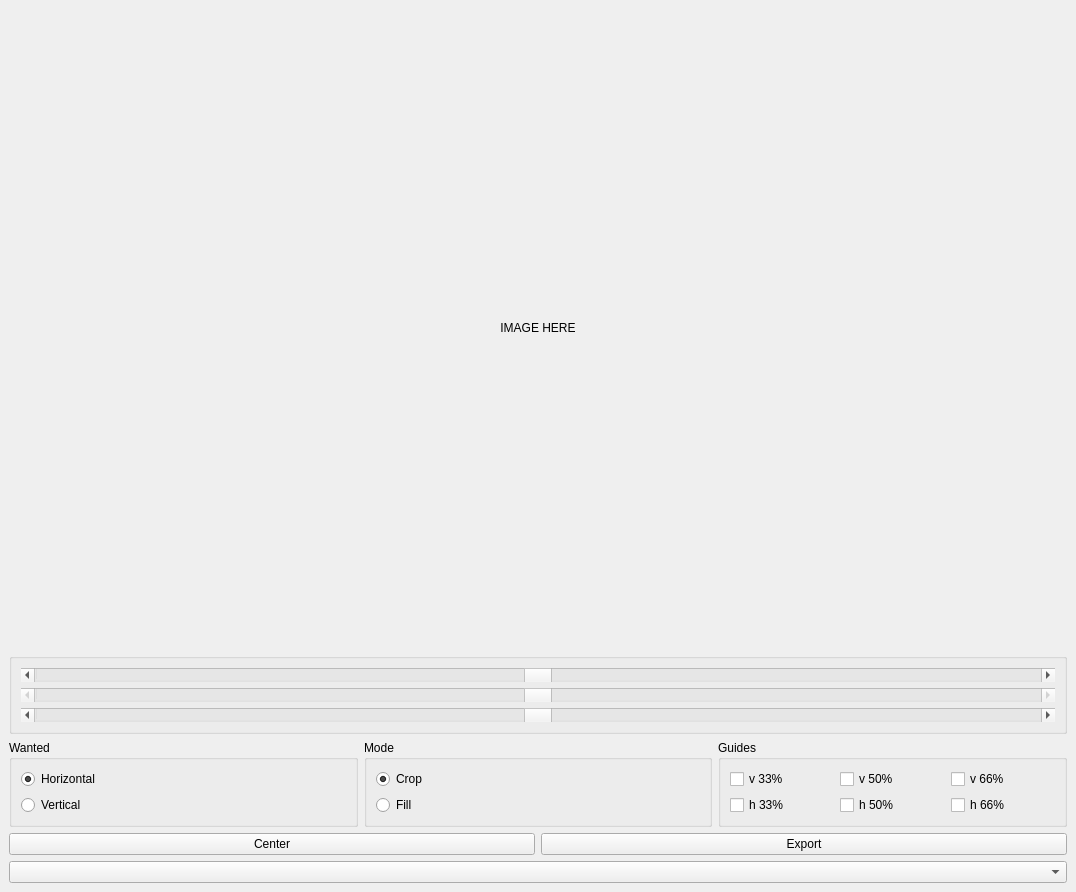
<?xml version="1.0" encoding="UTF-8"?>
<ui version="4.0">
 <class>MainWindow</class>
 <widget class="QMainWindow" name="MainWindow">
  <property name="geometry">
   <rect>
    <x>0</x>
    <y>0</y>
    <width>1076</width>
    <height>892</height>
   </rect>
  </property>
  <property name="minimumSize">
   <size>
    <width>1000</width>
    <height>0</height>
   </size>
  </property>
  <property name="windowTitle">
   <string>QuickBac</string>
  </property>
  <widget class="QWidget" name="centralwidget">
   <layout class="QVBoxLayout" name="verticalLayout">
    <item>
     <widget class="QLabel" name="image">
      <property name="sizePolicy">
       <sizepolicy hsizetype="Preferred" vsizetype="MinimumExpanding">
        <horstretch>0</horstretch>
        <verstretch>0</verstretch>
       </sizepolicy>
      </property>
      <property name="minimumSize">
       <size>
        <width>0</width>
        <height>360</height>
       </size>
      </property>
      <property name="acceptDrops">
       <bool>false</bool>
      </property>
      <property name="layoutDirection">
       <enum>Qt::LayoutDirection::LeftToRight</enum>
      </property>
      <property name="text">
       <string>IMAGE HERE</string>
      </property>
      <property name="scaledContents">
       <bool>false</bool>
      </property>
      <property name="alignment">
       <set>Qt::AlignmentFlag::AlignCenter</set>
      </property>
      <property name="textInteractionFlags">
       <set>Qt::TextInteractionFlag::NoTextInteraction</set>
      </property>
     </widget>
    </item>
    <item>
     <widget class="QGroupBox" name="group_offsets">
      <property name="title">
       <string/>
      </property>
      <layout class="QVBoxLayout" name="verticalLayout_4">
       <item>
        <widget class="QScrollBar" name="offset_primary">
         <property name="toolTip">
          <string>Primary Offset</string>
         </property>
         <property name="toolTipDuration">
          <number>-1</number>
         </property>
         <property name="statusTip">
          <string/>
         </property>
         <property name="whatsThis">
          <string/>
         </property>
         <property name="minimum">
          <number>0</number>
         </property>
         <property name="maximum">
          <number>1000</number>
         </property>
         <property name="value">
          <number>500</number>
         </property>
         <property name="orientation">
          <enum>Qt::Orientation::Horizontal</enum>
         </property>
         <property name="invertedAppearance">
          <bool>false</bool>
         </property>
        </widget>
       </item>
       <item>
        <widget class="QScrollBar" name="offset_secondary">
         <property name="enabled">
          <bool>false</bool>
         </property>
         <property name="toolTip">
          <string>Secondary Offset</string>
         </property>
         <property name="maximum">
          <number>1000</number>
         </property>
         <property name="value">
          <number>500</number>
         </property>
         <property name="orientation">
          <enum>Qt::Orientation::Horizontal</enum>
         </property>
        </widget>
       </item>
       <item>
        <widget class="QScrollBar" name="zoom">
         <property name="toolTip">
          <string>Zoom</string>
         </property>
         <property name="minimum">
          <number>1</number>
         </property>
         <property name="maximum">
          <number>1000</number>
         </property>
         <property name="value">
          <number>500</number>
         </property>
         <property name="orientation">
          <enum>Qt::Orientation::Horizontal</enum>
         </property>
        </widget>
       </item>
      </layout>
     </widget>
    </item>
    <item>
     <layout class="QHBoxLayout" name="group_controls">
      <property name="sizeConstraint">
       <enum>QLayout::SizeConstraint::SetMinimumSize</enum>
      </property>
      <item>
       <widget class="QGroupBox" name="group_wanted">
        <property name="title">
         <string>Wanted</string>
        </property>
        <layout class="QVBoxLayout" name="verticalLayout_2">
         <item>
          <widget class="QRadioButton" name="horizontal">
           <property name="text">
            <string>Horizontal</string>
           </property>
           <property name="checked">
            <bool>true</bool>
           </property>
          </widget>
         </item>
         <item>
          <widget class="QRadioButton" name="vertical">
           <property name="text">
            <string>Vertical</string>
           </property>
          </widget>
         </item>
        </layout>
       </widget>
      </item>
      <item>
       <widget class="QGroupBox" name="group_mode">
        <property name="title">
         <string>Mode</string>
        </property>
        <layout class="QVBoxLayout" name="verticalLayout_3">
         <item>
          <widget class="QRadioButton" name="crop">
           <property name="text">
            <string>Crop</string>
           </property>
           <property name="checked">
            <bool>true</bool>
           </property>
          </widget>
         </item>
         <item>
          <widget class="QRadioButton" name="fill">
           <property name="text">
            <string>Fill</string>
           </property>
          </widget>
         </item>
        </layout>
       </widget>
      </item>
      <item>
       <widget class="QGroupBox" name="group_guides">
        <property name="title">
         <string>Guides</string>
        </property>
        <layout class="QGridLayout" name="gridLayout">
         <item row="0" column="1">
          <widget class="QCheckBox" name="vertical_50_percent">
           <property name="text">
            <string>v 50%</string>
           </property>
          </widget>
         </item>
         <item row="0" column="0">
          <widget class="QCheckBox" name="vertical_33_percent">
           <property name="text">
            <string>v 33%</string>
           </property>
          </widget>
         </item>
         <item row="1" column="0">
          <widget class="QCheckBox" name="horizontal_33_percent">
           <property name="text">
            <string>h 33%</string>
           </property>
          </widget>
         </item>
         <item row="1" column="1">
          <widget class="QCheckBox" name="horizontal_50_percent">
           <property name="text">
            <string>h 50%</string>
           </property>
          </widget>
         </item>
         <item row="0" column="2">
          <widget class="QCheckBox" name="vertical_66_percent">
           <property name="text">
            <string>v 66%</string>
           </property>
          </widget>
         </item>
         <item row="1" column="2">
          <widget class="QCheckBox" name="horizontal_66_percent">
           <property name="text">
            <string>h 66%</string>
           </property>
          </widget>
         </item>
        </layout>
       </widget>
      </item>
     </layout>
    </item>
    <item>
     <layout class="QHBoxLayout" name="group_buttons">
      <property name="sizeConstraint">
       <enum>QLayout::SizeConstraint::SetMinimumSize</enum>
      </property>
      <item>
       <widget class="QPushButton" name="center">
        <property name="text">
         <string>Center</string>
        </property>
       </widget>
      </item>
      <item>
       <widget class="QPushButton" name="export">
        <property name="text">
         <string>Export</string>
        </property>
       </widget>
      </item>
     </layout>
    </item>
    <item>
     <widget class="QComboBox" name="commands">
      <property name="currentText">
       <string/>
      </property>
      <property name="currentIndex">
       <number>-1</number>
      </property>
      <property name="placeholderText">
       <string>Run Command</string>
      </property>
     </widget>
    </item>
   </layout>
  </widget>
 </widget>
 <resources/>
 <connections/>
</ui>
